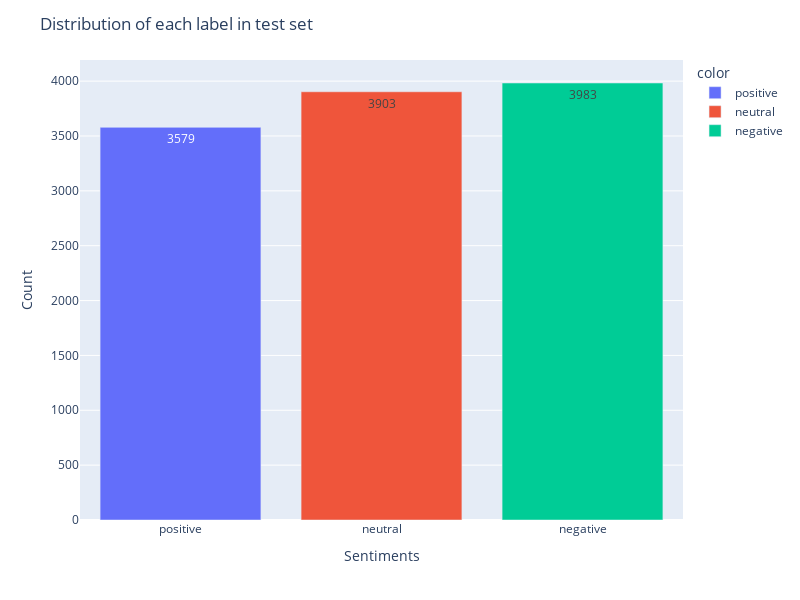

The code cell stored with this chart in its notebook:
### Code cell
labels = ["positive", "neutral", "negative"]
fig = px.bar(x=labels, y=class_count_in_test_set, color=labels)

fig.update_layout(
    title="Distribution of each label in test set",
    xaxis_title="Sentiments",
    yaxis_title="Count",
    height=600,
    width=800,
)

fig.update_traces(texttemplate="%{y}", textposition="inside")

fig.show()

### Figure 1 — Plotly figure (JSON) as saved in the notebook; plotly's stock layout.template omitted (floating-point values rounded to 4 significant figures)
{"data": [{"alignmentgroup": "True", "hovertemplate": "color=positive<br>x=%{x}<br>y=%{y}<extra></extra>", "legendgroup": "positive", "marker": {"color": "#636efa", "pattern": {"shape": ""}}, "name": "positive", "offsetgroup": "positive", "orientation": "v", "showlegend": true, "textposition": "inside", "texttemplate": "%{y}", "type": "bar", "x": ["positive"], "xaxis": "x", "y": [3579], "yaxis": "y"}, {"alignmentgroup": "True", "hovertemplate": "color=neutral<br>x=%{x}<br>y=%{y}<extra></extra>", "legendgroup": "neutral", "marker": {"color": "#EF553B", "pattern": {"shape": ""}}, "name": "neutral", "offsetgroup": "neutral", "orientation": "v", "showlegend": true, "textposition": "inside", "texttemplate": "%{y}", "type": "bar", "x": ["neutral"], "xaxis": "x", "y": [3903], "yaxis": "y"}, {"alignmentgroup": "True", "hovertemplate": "color=negative<br>x=%{x}<br>y=%{y}<extra></extra>", "legendgroup": "negative", "marker": {"color": "#00cc96", "pattern": {"shape": ""}}, "name": "negative", "offsetgroup": "negative", "orientation": "v", "showlegend": true, "textposition": "inside", "texttemplate": "%{y}", "type": "bar", "x": ["negative"], "xaxis": "x", "y": [3983], "yaxis": "y"}], "layout": {"barmode": "relative", "height": 600, "legend": {"title": {"text": "color"}, "tracegroupgap": 0}, "margin": {"t": 60}, "title": {"text": "Distribution of each label in test set"}, "width": 800, "xaxis": {"anchor": "y", "domain": [0, 1], "title": {"text": "Sentiments"}}, "yaxis": {"anchor": "x", "domain": [0, 1], "title": {"text": "Count"}}}}
